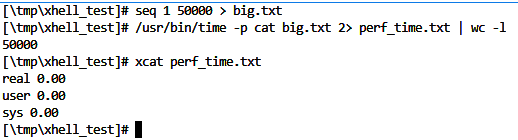
#> input picture py/屏幕截图 2025-12-17 202021.png, 518 x 140 px, found by its file name
$ python '反转颜色.py'
#> lines starting #> are read from the running program, lines starting #| are printed output that depends on the picture
from PIL import Image, ImageOps

# 输入与输出路径
input_path = "D:\小功能程序\py\屏幕截图 2025-12-17 202021.png"
output_path = "D:\小功能程序\py\屏幕截图 2025-12-17 202021.png"

# 打开图片
image = Image.open(input_path)
#> image is the input picture: PIL image 518x140 RGB; mean R, G, B 238.4, 239, 239.7

# 反转颜色
inverted_image = ImageOps.invert(image.convert("RGB"))
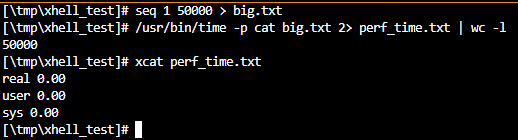
#> inverted_image: PIL image 518x140 RGB; mean R, G, B 16.6, 16, 15.3

# 保存反转后的图片
inverted_image.save(output_path)

print(f"已生成反转图像：{output_path}")
